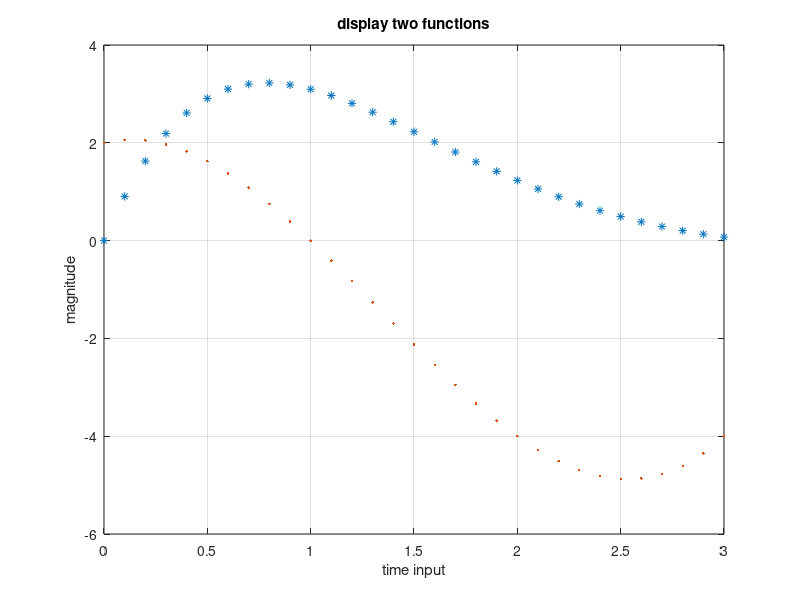

Write the MATLAB code that produced this figure. (Note: this script raises an error after producing the figure.)
clc; clear all;

t = 0:0.1:3;
f1 = 10.*sin(t).*exp(-t);
f2 = t.^3 - 4.*t.^2 + t + 2;

plot(t, f1, '*', t, f2, '.')
xlabel('time input'); ylabel('magnitude')
title('display two functions')
grid on
gtext('function 1'); gtext('function 2')
